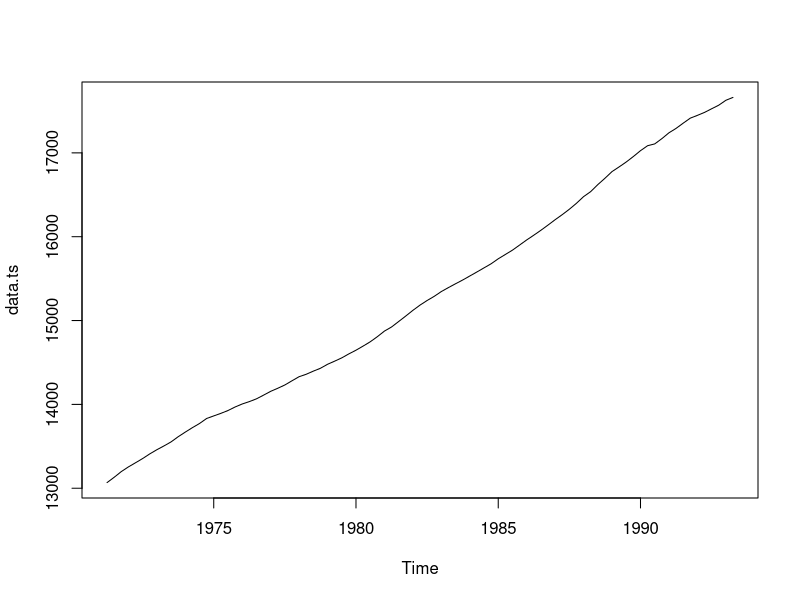
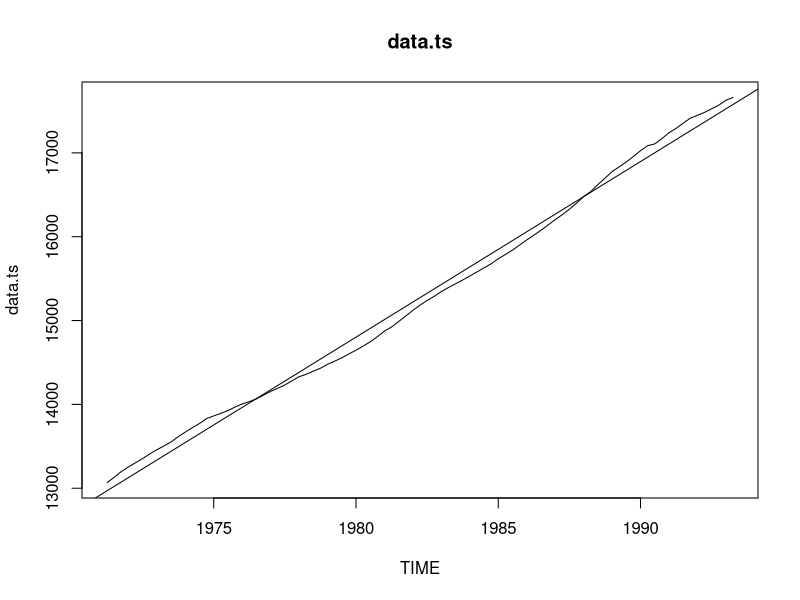
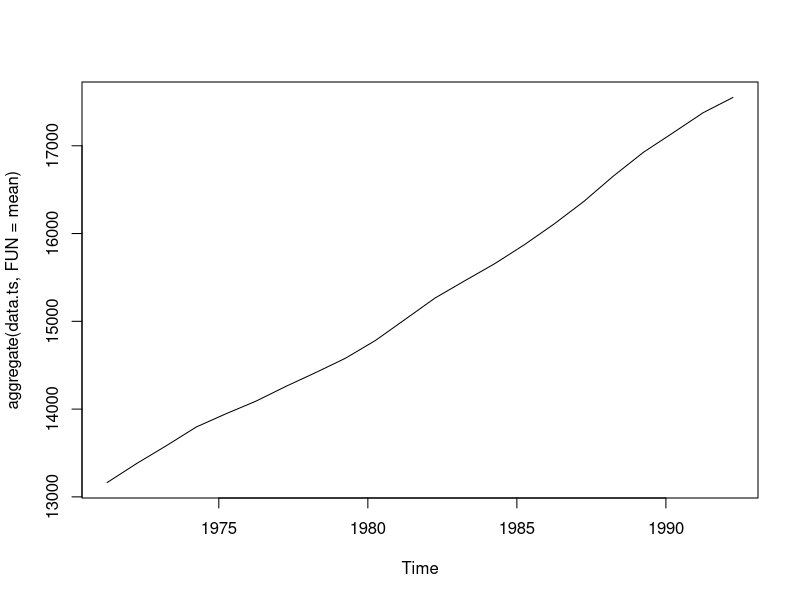
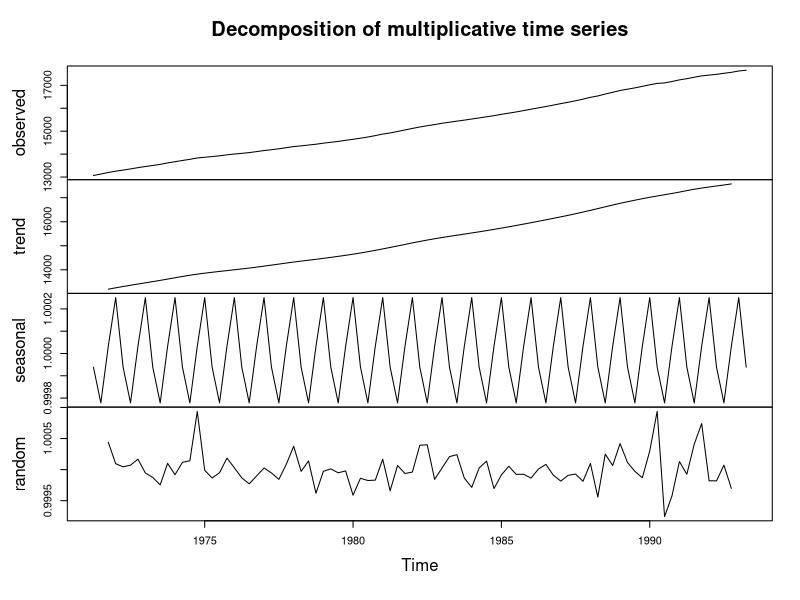
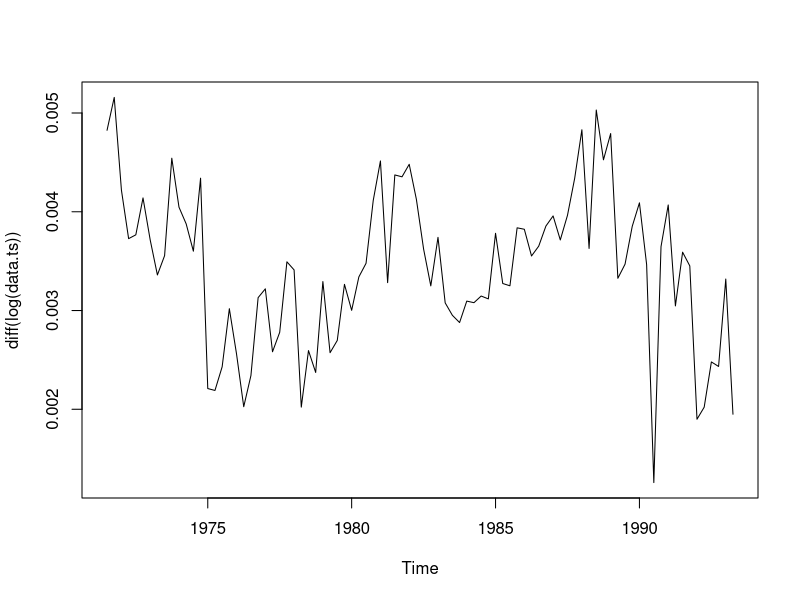
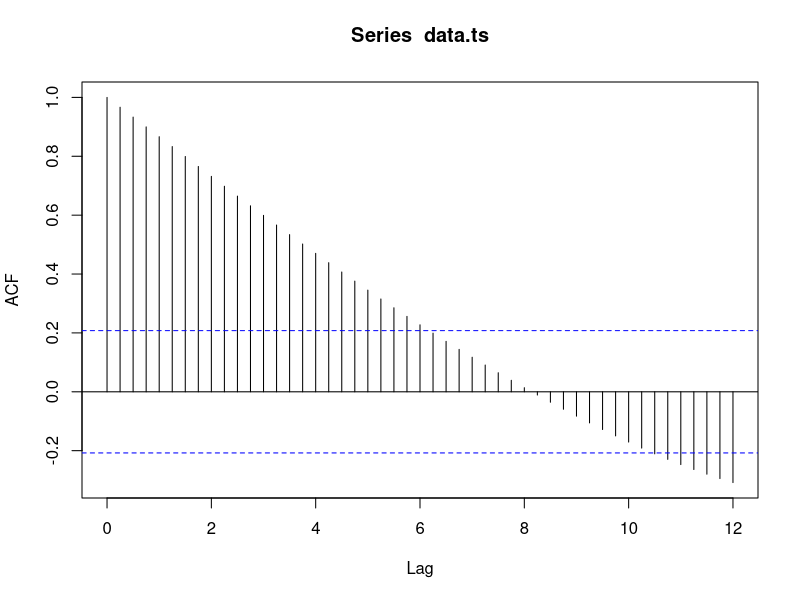

The R source for these figures, in order:

# Q1) Plot the datasets to see how it looks. What can we tell from these?

data("austres")
class(austres)
data.ts <- austres
summary(data.ts)
head(data.ts)

#Dataset (austres) is about the numbers of Australian residents distrubuted across the spectrum.

frequency(data.ts)
start(data.ts)
end(data.ts)
plot(data.ts)

# Observation:-
#The start year is 1971
#End year is 1993.
#Frequency is 4
## The data is about numbers of Australian residents measured quarterly.


#Q2 Check if there exists a seasonality or trend using plot and state your results with valid reasons.

plot(data.ts, main = "data.ts", xlab = "TIME",
     ylab = "data.ts")
abline(reg=lm(data.ts~time(data.ts)))
cycle(data.ts)

#This will depict the cycle across the years.
aggregate(data.ts)
plot(aggregate(data.ts, FUN= mean))
# The aggregate function will depict the trend associated with the dataset.

decomponent<- decompose(data.ts, type= "multiplicative")
plot(decomponent)
plot(diff(log(data.ts)))

#OBSERVATION:-
#By the taking difference log of the time series, we can make it stationary so that mean and variance should be the same as the same given time.
#From the decompose function we can verify that there is a seasonality in the dataset as we can see that first two quarter is increasing and other two quarter is decreasing.
# Similarly we can see the trend from the graph as it increasing with respect to the time.

#Q3) Plot Autocorrelation graph and see if there exists seasonality or trend and explain the results.
acf(data.ts, lag= 48)

#From the above plot, we can verify that the graph is decreasing linearly so there is no seasonality but its showing the trend.